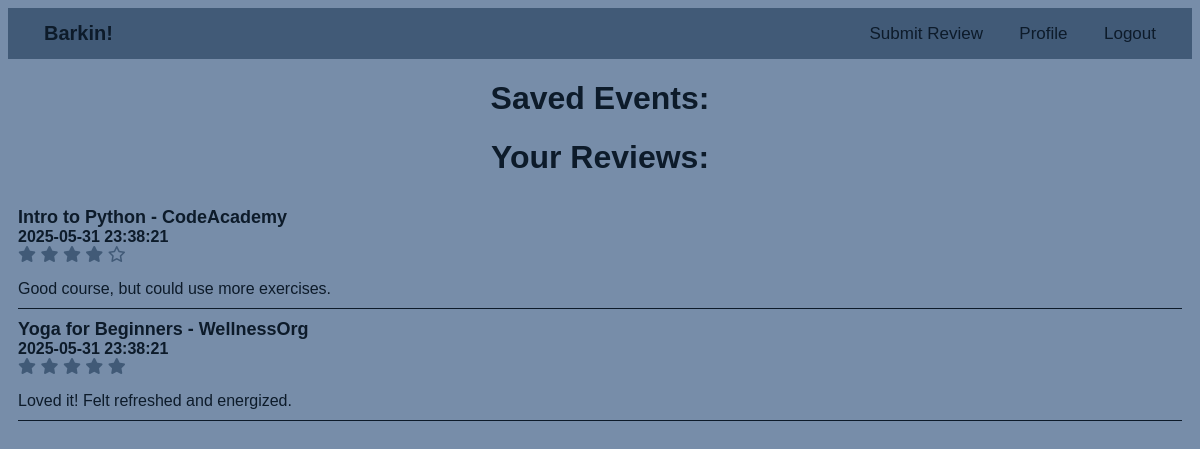
The page /profile (signed in) on the database its author committed.
### tables this page shows
CREATE TABLE Review (
    ID INTEGER PRIMARY KEY AUTOINCREMENT,
    UserID INTEGER NOT NULL,
    EventName VARCHAR(32) NOT NULL,
    EventOrganization VARCHAR(50) NOT NULL,
    Rating INTEGER NOT NULL CHECK (Rating >= 1 AND Rating <= 5),
    PublishedAt TIMESTAMP DEFAULT CURRENT_TIMESTAMP,
    Comments VARCHAR(500) NOT NULL,
    FOREIGN KEY (UserID) REFERENCES User(ID),
    FOREIGN KEY (EventName, EventOrganization) REFERENCES Event(Name, Organization)
);

### barkin_site/view.py (the view, shortened to what this page needs)
@bp.route('/profile', methods=['GET', 'POST'])
def profile():
    logged_in = 'user_id' in session
    if not logged_in:
        return redirect(url_for("auth.login"))
    db = get_db()
    saved_events = db.execute(
        """
        SELECT SavedEvents.UserID, SavedEvents.EventName, SavedEvents.EventOrganization, Event.Info
        FROM SavedEvents
        JOIN Event ON SavedEvents.EventName = Event.Name AND SavedEvents.EventOrganization = Event.Organization
        WHERE SavedEvents.UserID = ?
        ORDER BY SavedEvents.EventName ASC
        """,
        (session['user_id'],)
    ).fetchall()
    user_reviews = db.execute("SELECT * FROM Review WHERE UserID = ? ORDER BY PublishedAt DESC",
                              (session['user_id'],)
                              ).fetchall()
    return render_template("view/profile.html", saved_events=saved_events, user_reviews=user_reviews, logged_in=logged_in)

### barkin_site/db.py (called while the page is built)
def get_db():
    if 'db' not in g:
        g.db = sqlite3.connect(
            current_app.config['DATABASE'],
            detect_types=sqlite3.PARSE_DECLTYPES
        )
        g.db.row_factory = sqlite3.Row
    return g.db

### barkin_site/templates/view/profile.html (shortened to what this page needs)
<!DOCTYPE html>
<html lang="en">
<head>
    <link rel="stylesheet" href="{{ url_for('static', filename='style.css') }}">
    <link rel="stylesheet" href="https://cdnjs.cloudflare.com/ajax/libs/font-awesome/6.7.2/css/all.min.css">
</head>
<body>
<div class="navbar">
    <a class="logo" style="font-size: 20px; text-decoration:none" href="/"><strong>Barkin!</strong></a>
    <div class="items">
        {% if logged_in %}
            <a href="/reviewform">Submit Review</a>
            <a href="/profile">Profile</a>
            <a href="/auth/logout">Logout</a>
        {% else %}
            <a href="/auth/login">Login</a>
        {% endif %}
    </div>
</div>
<h1>Saved Events:</h1>
<h1>Your Reviews:</h1>
{% for user_review in user_reviews %}
    <div class="evententry" style="margin: 0 10px">
        <strong style="font-size:18px;">{{ user_review['EventName'] }} - {{ user_review['EventOrganization'] }}</strong><br>
      <strong>{{ user_review['PublishedAt'] }}</strong>
        <div>
            {% set full_stars = user_review['Rating']|int %}
            {% set half_star = 1 if (user_review['Rating'] - full_stars) >= 0.5 else 0 %}
            {% set empty_stars = 5 - full_stars - half_star %}
            {% for _ in range(full_stars) %}
                <i class="fa-solid fa-star" style="color: #415a77;"></i>
            {% endfor %}
            {% for _ in range(empty_stars) %}
                <i class="fa-regular fa-star" style="color: #415a77;"></i>
            {% endfor %}
        </div>
        {{ user_review['Comments'] }}
    </div>
    {% endfor %}
</body>
</html>

### barkin_site/static/style.css (style rules this page uses)
html { font-family: Verdana, sans-serif; background: #778da9; }
h1 { text-align: center; color: #0d1b2a; }
h2, h3, h4, h5, h6, strong, body, a { color: #0d1b2a; }
.evententry { border-bottom: 1.5px solid #0d1b2a; padding: 10px 0; }
.navbar { display: flex; justify-content: space-between; align-items: center; background-color: #415a77; padding: 0px 20px; color: #e0e1dd; }
.navbar a { color: #0d1b2a;; text-align: center; padding: 14px 16px; text-decoration: none; font-size: 17px; }

### rows shown on the page
Review: EventName "Intro to Python", EventOrganization "CodeAcademy", PublishedAt "2025-05-31 23:38:21", Comments "Good course, but could use more exercises."
Review: EventName "Yoga for Beginners", EventOrganization "WellnessOrg", PublishedAt "2025-05-31 23:38:21", Comments "Loved it! Felt refreshed and energized."
